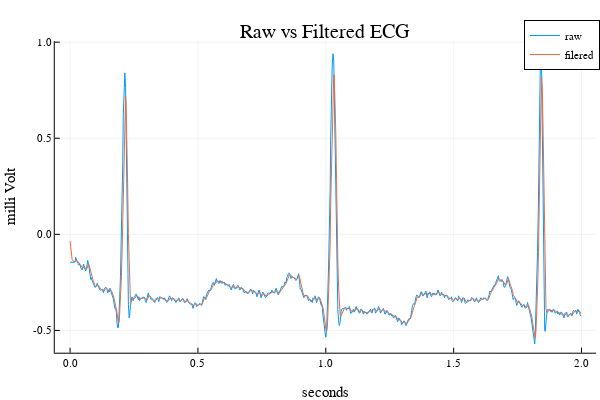

Here is the notebook cell this chart was saved with:
### Markdown cell above
5. create a plot of the raw and filtered ECGs to compare them (using [Plots.jl](https://github.com/JuliaPlots/Plots.jl))

### Code cell
plot(ecg[:,1], ecg[:,2], title="Raw vs Filtered ECG", label="raw")
plot!(ecg_filtered[:,1], ecg_filtered[:,2], xlabel="seconds", ylabel="milli Volt", label="filered")

### Figure 1 — Plotly figure (JSON) as saved in the notebook; plotly's stock layout.template omitted (floating-point values rounded to 4 significant figures; data arrays with more than 128 entries replaced by an {"elided": "..."} marker saying what was removed)
{"data": [{"colorbar": {"title": ""}, "legendgroup": "raw", "line": {"color": "rgba(0, 154, 250, 1.000)", "dash": "solid", "shape": "linear", "width": 1}, "mode": "lines", "name": "raw", "showlegend": true, "type": "scatter", "x": {"elided": "720 float values"}, "xaxis": "x", "y": {"elided": "720 float values"}, "yaxis": "y", "zmax": null, "zmin": null}, {"colorbar": {"title": ""}, "legendgroup": "filered", "line": {"color": "rgba(227, 111, 71, 1.000)", "dash": "solid", "shape": "linear", "width": 1}, "mode": "lines", "name": "filered", "showlegend": true, "type": "scatter", "x": {"elided": "720 float values"}, "xaxis": "x", "y": {"elided": "720 float values"}, "yaxis": "y", "zmax": null, "zmin": null}], "layout": {"annotations": [{"font": {"color": "rgba(0, 0, 0, 1.000)", "family": "sans-serif", "size": 20}, "rotation": 0, "showarrow": false, "text": "Raw vs Filtered ECG", "x": 0.5424, "xanchor": "center", "xref": "paper", "y": 1, "yanchor": "top", "yref": "paper"}], "height": 400, "legend": {"bgcolor": "rgba(255, 255, 255, 1.000)", "bordercolor": "rgba(0, 0, 0, 1.000)", "borderwidth": 1, "font": {"color": "rgba(0, 0, 0, 1.000)", "family": "sans-serif", "size": 11}, "title": {"font": {"color": "rgba(0, 0, 0, 1.000)", "family": "sans-serif", "size": 15}, "text": ""}, "tracegroupgap": 0, "traceorder": "normal", "x": 1, "xanchor": "auto", "y": 1, "yanchor": "auto"}, "margin": {"b": 20, "l": 0, "r": 0, "t": 20}, "paper_bgcolor": "rgba(255, 255, 255, 1.000)", "plot_bgcolor": "rgba(255, 255, 255, 1.000)", "showlegend": true, "width": 600, "xaxis": {"anchor": "y", "domain": [0.09128, 0.9934], "gridcolor": "rgba(0, 0, 0, 0.100)", "gridwidth": 0.5, "linecolor": "rgba(0, 0, 0, 1.000)", "mirror": false, "range": [-0.05991, 2.057], "showgrid": true, "showline": true, "showticklabels": true, "tickangle": 0, "tickcolor": "rgb(0, 0, 0)", "tickfont": {"color": "rgba(0, 0, 0, 1.000)", "family": "sans-serif", "size": 11}, "tickmode": "array", "ticks": "inside", "ticktext": ["0.0", "0.5", "1.0", "1.5", "2.0"], "tickvals": [0, 0.5, 1, 1.5, 2], "title": "seconds", "titlefont": {"color": "rgba(0, 0, 0, 1.000)", "family": "sans-serif", "size": 15}, "type": "-", "visible": true, "zeroline": false, "zerolinecolor": "rgba(0, 0, 0, 1.000)"}, "yaxis": {"anchor": "x", "domain": [0.07581, 0.9415], "gridcolor": "rgba(0, 0, 0, 0.100)", "gridwidth": 0.5, "linecolor": "rgba(0, 0, 0, 1.000)", "mirror": false, "range": [-0.6159, 1.006], "showgrid": true, "showline": true, "showticklabels": true, "tickangle": 0, "tickcolor": "rgb(0, 0, 0)", "tickfont": {"color": "rgba(0, 0, 0, 1.000)", "family": "sans-serif", "size": 11}, "tickmode": "array", "ticks": "inside", "ticktext": ["-0.5", "0.0", "0.5", "1.0"], "tickvals": [-0.5, 0, 0.5, 1], "title": "milli Volt", "titlefont": {"color": "rgba(0, 0, 0, 1.000)", "family": "sans-serif", "size": 15}, "type": "-", "visible": true, "zeroline": false, "zerolinecolor": "rgba(0, 0, 0, 1.000)"}}}
